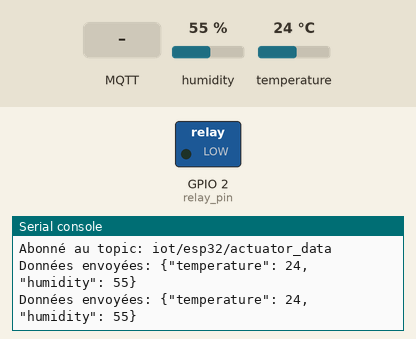
Bench run of a program on a simulated ESP32 board running MicroPython. Shown: switched loads named in the program (green lamp = pin HIGH), the last lines printed to the serial console. The test bench sets the inputs (shaded band); at power-on: humidity 55 %, temperature 24 °C. WiFi joins after 1.5 s; no MQTT or app messages arrive unless stated.

Above: at 4.8 s.
4.9 s: MQTT message "relay" arrives on the first subscribed topic
At 6.1 s:
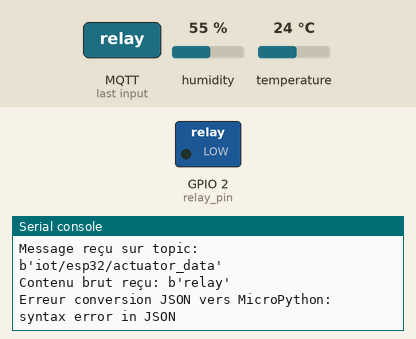
7.2 s: MQTT message "1" arrives on the first subscribed topic
At 8.3 s:
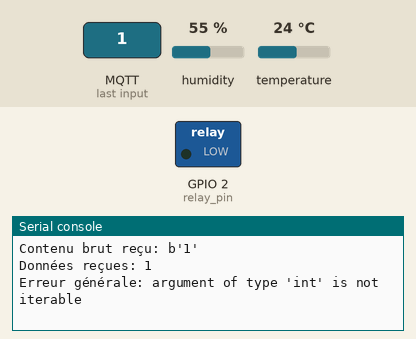
9.2 s: MQTT message "on" arrives on the first subscribed topic
At 13.6 s:
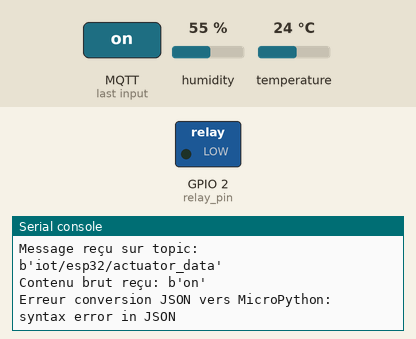

The program:

main.py
```python
# Programme MicroPython pour ESP32 :
# - lire la température et l'humidité avec un capteur DHT11 ;
# - publier ces mesures sur un broker MQTT ;
# - recevoir une commande MQTT pour piloter un relais.

import dht  # Module du capteur DHT11/DHT22.
import machine  # Module MicroPython pour accéder au matériel : GPIO, identifiant carte, etc.
import time  # Module utilisé pour les pauses entre les mesures et les reconnexions.
import ubinascii  # Module utilisé ici pour convertir l'identifiant matériel en texte.
import network  # Module de gestion du Wi-Fi.
import ujson  # Module JSON optimisé pour MicroPython.
from umqtt.simple import MQTTClient  # Client MQTT léger adapté à MicroPython.

# Le capteur DHT11 est branché sur le GPIO 4 de l'ESP32.
sensor = dht.DHT11(machine.Pin(4))

# Le relais est branché sur le GPIO 2 et configuré en sortie.
relay_pin = machine.Pin(2, machine.Pin.OUT)
relay_pin.value(0)  # Au démarrage, le relais est désactivé.

# Cette variable sert de tampon entre la fonction callback MQTT et la boucle principale.
# Quand un message arrive, la callback le décode et le stocke ici.
last_received_message = None

# Identifiants du réseau Wi-Fi auquel l'ESP32 doit se connecter.
ssid = "null"
password = "yahya123"

# Paramètres MQTT.
mqtt_broker = "192.168.174.205"  # Adresse IP du broker MQTT.
mqtt_client_id = ubinascii.b2a_base64(machine.unique_id()).strip()  # Identifiant unique du client ESP32.
mqtt_sender_topic = "iot/esp32/sensor_data"  # Topic utilisé pour publier les mesures du capteur.
mqtt_receiver_topic = "iot/esp32/actuator_data"  # Topic utilisé pour recevoir les commandes du relais.


def mqtt_callback(topic, msg):
    # Cette fonction est appelée automatiquement par le client MQTT
    # lorsqu'un message arrive sur un topic auquel l'ESP32 est abonné.
    global last_received_message
    try:
        print("Message reçu sur topic:", topic)
        print("Contenu brut reçu:", msg)
        # Le message reçu par MQTT est au format JSON.
        # On le convertit en objet Python/MicroPython pour pouvoir lire ses champs.
        last_received_message = json_to_micropython(msg)
    except Exception as e:
        print("Erreur callback MQTT:", e)
        last_received_message = None


def micropython_to_json(data):
    # Convertit un dictionnaire MicroPython en chaîne JSON avant l'envoi MQTT.
    try:
        return ujson.dumps(data)
    except Exception as e:
        print("Erreur conversion MicroPython vers JSON:", e)
        return None


def json_to_micropython(json_message):
    # Convertit un message JSON reçu par MQTT en dictionnaire MicroPython.
    try:
        # Les messages MQTT arrivent souvent en bytes.
        # ujson.loads attend une chaîne de caractères, donc on décode si nécessaire.
        if isinstance(json_message, bytes):
            json_message = json_message.decode("utf-8")
        return ujson.loads(json_message)
    except Exception as e:
        print("Erreur conversion JSON vers MicroPython:", e)
        return None


def connect_wifi(ssid, password):
    # Établit la connexion Wi-Fi et retourne l'interface WLAN.
    # En cas d'échec, retourne None pour permettre une tentative de reconnexion plus tard.
    try:
        wlan = network.WLAN(network.STA_IF)  # Mode station : l'ESP32 se connecte à un point d'accès.
        wlan.active(False)  # Réinitialisation de l'interface Wi-Fi.
        time.sleep(1)
        wlan.active(True)  # Activation de l'interface Wi-Fi.
        time.sleep(1)

        if not wlan.isconnected():
            wlan.connect(ssid, password)

            # La boucle attend que l'ESP32 obtienne une connexion réseau.
            while not wlan.isconnected():
                time.sleep(0.5)

        print("Wi-Fi OK:", wlan.ifconfig())
        return wlan

    except Exception as e:
        print("Erreur Wi-Fi:", e)
        return None


def connect_mqtt(client_id, broker, receiver_topic):
    # Crée le client MQTT, le connecte au broker, puis l'abonne au topic de commande.
    try:
        mqtt_client = MQTTClient(client_id, broker)
        mqtt_client.set_callback(mqtt_callback)  # Associe la callback appelée à chaque message reçu.
        mqtt_client.connect()
        mqtt_client.subscribe(receiver_topic)
        print("MQTT OK:", broker)
        print("Abonné au topic:", receiver_topic)
        return mqtt_client

    except Exception as e:
        print("Erreur MQTT:", e)
        return None


def get_dht_value(sensor):
    # Lit les valeurs du capteur DHT11.
    # Retourne un tuple (temperature, humidity).
    try:
        sensor.measure()  # Lance une nouvelle mesure.
        temperature = sensor.temperature()  # Température en degrés Celsius.
        humidity = sensor.humidity()  # Humidité relative en pourcentage.
        return temperature, humidity

    except Exception as e:
        print("Erreur lecture DHT:", e)
        return None, None


def send_data_mqtt(mqtt_client, mqtt_sender_topic, temperature, humidity):
    # Prépare les mesures au format JSON et les publie sur le topic MQTT des capteurs.
    try:
        if mqtt_client is None:
            print("Client MQTT non connecté, envoi annulé")
            return

        # Si la lecture du capteur a échoué, on n'envoie pas de données incorrectes.
        if temperature is None or humidity is None:
            print("Données invalides, envoi annulé")
            return

        # Dictionnaire qui représente le message à envoyer.
        message_dict = {
            "temperature": temperature,
            "humidity": humidity
        }

        # Conversion du dictionnaire en chaîne JSON compréhensible par les autres applications.
        message_json = micropython_to_json(message_dict)

        if message_json is None:
            print("Conversion JSON échouée, envoi annulé")
            return

        mqtt_client.publish(mqtt_sender_topic, message_json)
        print("Données envoyées:", message_json)

    except Exception as e:
        print("Erreur envoi MQTT:", e)


def receive_data_mqtt(mqtt_client, mqtt_receiver_topic):
    # Vérifie si une commande MQTT a été reçue.
    # Si oui, retourne le dictionnaire décodé. Sinon, retourne None.
    global last_received_message
    try:
        if mqtt_client is None:
            print("Client MQTT non connecté, réception annulée")
            return None

        # check_msg ne bloque pas le programme :
        # il vérifie rapidement s'il y a un message en attente.
        # Si un message existe, mqtt_callback est appelée automatiquement.
        mqtt_client.check_msg()

        if last_received_message is not None:
            # On copie le message reçu puis on vide le tampon pour ne pas le traiter deux fois.
            received_data = last_received_message
            last_received_message = None
            print("Données reçues:", received_data)
            return received_data

        return None

    except Exception as e:
        print("Erreur réception MQTT:", e)
        return None


def manage_relay(relay_value):
    # Pilote le relais selon la valeur reçue :
    # 1 active le relais, toute autre valeur le désactive.
    try:
        if relay_value == 1:
            relay_pin.value(1)
            print("Relais activé sur pin 4")
        else:
            relay_pin.value(0)
            print("Relais désactivé sur pin 4")
    except Exception as e:
        print("Erreur gestion relais:", e)


def main():
    # Première tentative de connexion au Wi-Fi et au broker MQTT.
    wlan = connect_wifi(ssid, password)
    mqtt_client = connect_mqtt(mqtt_client_id, mqtt_broker, mqtt_receiver_topic)

    # Boucle infinie principale du programme embarqué.
    while True:
        try:
            # Si le Wi-Fi est perdu, on tente de le rétablir.
            if wlan is None or not wlan.isconnected():
                print("Reconnexion Wi-Fi...")
                wlan = connect_wifi(ssid, password)

            # Si le client MQTT n'existe pas, on tente de se reconnecter au broker.
            if mqtt_client is None:
                print("Reconnexion MQTT...")
                mqtt_client = connect_mqtt(mqtt_client_id, mqtt_broker, mqtt_receiver_topic)

            # Lecture du capteur puis publication des mesures.
            temperature, humidity = get_dht_value(sensor)
            send_data_mqtt(mqtt_client, mqtt_sender_topic, temperature, humidity)

            # Réception éventuelle d'une commande, par exemple {"relay": 1}.
            received_data = receive_data_mqtt(mqtt_client, mqtt_receiver_topic)

            if received_data is not None and "relay" in received_data:
                manage_relay(received_data["relay"])

            # Pause d'une seconde pour éviter d'envoyer trop de messages MQTT.
            time.sleep(1)

        except Exception as e:
            # Sécurité générale : en cas d'erreur inattendue, on affiche l'erreur
            # et on attend avant de recommencer la boucle.
            print("Erreur générale:", e)
            time.sleep(5)


# Point d'entrée du programme : lance la boucle principale.
main()
```

Measured:
- after the input at 4.9 s, the serial console: prints a new line after 0.83 s (image 1)
- after the input at 7.2 s, the serial console: prints a new line after 0.58 s (image 2)
- after the input at 9.2 s, the serial console: prints a new line after 3.6 s (image 3)
